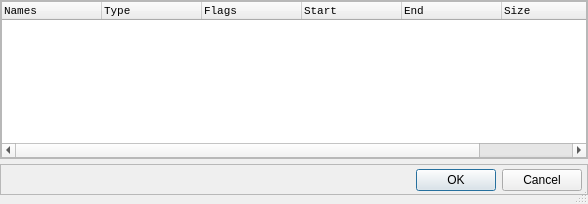
<?xml version="1.0" encoding="UTF-8"?>
<ui version="4.0">
 <class>Dialog</class>
 <widget class="QDialog" name="Dialog">
  <property name="windowModality">
   <enum>Qt::WindowModal</enum>
  </property>
  <property name="geometry">
   <rect>
    <x>0</x>
    <y>0</y>
    <width>588</width>
    <height>204</height>
   </rect>
  </property>
  <property name="sizePolicy">
   <sizepolicy hsizetype="Preferred" vsizetype="Preferred">
    <horstretch>0</horstretch>
    <verstretch>0</verstretch>
   </sizepolicy>
  </property>
  <property name="minimumSize">
   <size>
    <width>400</width>
    <height>120</height>
   </size>
  </property>
  <property name="sizeIncrement">
   <size>
    <width>0</width>
    <height>0</height>
   </size>
  </property>
  <property name="baseSize">
   <size>
    <width>0</width>
    <height>0</height>
   </size>
  </property>
  <property name="font">
   <font>
    <family>Tahoma</family>
   </font>
  </property>
  <property name="windowTitle">
   <string notr="true"/>
  </property>
  <property name="sizeGripEnabled">
   <bool>true</bool>
  </property>
  <property name="modal">
   <bool>true</bool>
  </property>
  <layout class="QVBoxLayout" name="verticalLayout">
   <property name="spacing">
    <number>5</number>
   </property>
   <property name="sizeConstraint">
    <enum>QLayout::SetDefaultConstraint</enum>
   </property>
   <property name="leftMargin">
    <number>0</number>
   </property>
   <property name="topMargin">
    <number>0</number>
   </property>
   <property name="rightMargin">
    <number>0</number>
   </property>
   <property name="bottomMargin">
    <number>9</number>
   </property>
   <item>
    <widget class="QFrame" name="topFrame">
     <property name="sizePolicy">
      <sizepolicy hsizetype="Expanding" vsizetype="Expanding">
       <horstretch>0</horstretch>
       <verstretch>0</verstretch>
      </sizepolicy>
     </property>
     <property name="frameShape">
      <enum>QFrame::StyledPanel</enum>
     </property>
     <property name="frameShadow">
      <enum>QFrame::Raised</enum>
     </property>
     <layout class="QHBoxLayout" name="horizontalLayout_2">
      <property name="spacing">
       <number>0</number>
      </property>
      <property name="margin">
       <number>0</number>
      </property>
      <item>
       <widget class="QTableWidget" name="segmentTable">
        <property name="enabled">
         <bool>true</bool>
        </property>
        <property name="sizePolicy">
         <sizepolicy hsizetype="Expanding" vsizetype="Expanding">
          <horstretch>0</horstretch>
          <verstretch>0</verstretch>
         </sizepolicy>
        </property>
        <property name="maximumSize">
         <size>
          <width>16777215</width>
          <height>16777215</height>
         </size>
        </property>
        <property name="font">
         <font>
          <family>Lucida Console</family>
          <pointsize>8</pointsize>
         </font>
        </property>
        <property name="toolTip">
         <string notr="true">Check the segment(s) you want to process.</string>
        </property>
        <property name="frameShape">
         <enum>QFrame::StyledPanel</enum>
        </property>
        <property name="frameShadow">
         <enum>QFrame::Plain</enum>
        </property>
        <property name="midLineWidth">
         <number>0</number>
        </property>
        <property name="editTriggers">
         <set>QAbstractItemView::NoEditTriggers</set>
        </property>
        <property name="tabKeyNavigation">
         <bool>false</bool>
        </property>
        <property name="showDropIndicator" stdset="0">
         <bool>false</bool>
        </property>
        <property name="dragDropOverwriteMode">
         <bool>false</bool>
        </property>
        <property name="selectionMode">
         <enum>QAbstractItemView::SingleSelection</enum>
        </property>
        <property name="selectionBehavior">
         <enum>QAbstractItemView::SelectRows</enum>
        </property>
        <property name="textElideMode">
         <enum>Qt::ElideRight</enum>
        </property>
        <property name="showGrid">
         <bool>false</bool>
        </property>
        <property name="wordWrap">
         <bool>false</bool>
        </property>
        <attribute name="horizontalHeaderHighlightSections">
         <bool>false</bool>
        </attribute>
        <attribute name="verticalHeaderVisible">
         <bool>false</bool>
        </attribute>
        <attribute name="verticalHeaderHighlightSections">
         <bool>false</bool>
        </attribute>
        <column>
         <property name="text">
          <string notr="true">Names</string>
         </property>
         <property name="toolTip">
          <string notr="true"/>
         </property>
         <property name="font">
          <font>
           <stylestrategy>PreferAntialias</stylestrategy>
          </font>
         </property>
         <property name="textAlignment">
          <set>AlignJustify|AlignBottom</set>
         </property>
        </column>
        <column>
         <property name="text">
          <string notr="true">Type</string>
         </property>
         <property name="toolTip">
          <string notr="true"/>
         </property>
         <property name="font">
          <font>
           <stylestrategy>PreferAntialias</stylestrategy>
          </font>
         </property>
         <property name="textAlignment">
          <set>AlignJustify|AlignBottom</set>
         </property>
        </column>
        <column>
         <property name="text">
          <string notr="true">Flags</string>
         </property>
         <property name="toolTip">
          <string notr="true"/>
         </property>
         <property name="font">
          <font>
           <stylestrategy>PreferAntialias</stylestrategy>
          </font>
         </property>
         <property name="textAlignment">
          <set>AlignJustify|AlignBottom</set>
         </property>
        </column>
        <column>
         <property name="text">
          <string notr="true">Start</string>
         </property>
         <property name="toolTip">
          <string notr="true"/>
         </property>
         <property name="font">
          <font>
           <stylestrategy>PreferAntialias</stylestrategy>
          </font>
         </property>
         <property name="textAlignment">
          <set>AlignJustify|AlignBottom</set>
         </property>
        </column>
        <column>
         <property name="text">
          <string notr="true">End</string>
         </property>
         <property name="toolTip">
          <string notr="true"/>
         </property>
         <property name="font">
          <font>
           <stylestrategy>PreferAntialias</stylestrategy>
          </font>
         </property>
         <property name="textAlignment">
          <set>AlignJustify|AlignBottom</set>
         </property>
        </column>
        <column>
         <property name="text">
          <string notr="true">Size</string>
         </property>
         <property name="toolTip">
          <string notr="true"/>
         </property>
         <property name="font">
          <font>
           <stylestrategy>PreferAntialias</stylestrategy>
          </font>
         </property>
         <property name="textAlignment">
          <set>AlignJustify|AlignBottom</set>
         </property>
        </column>
       </widget>
      </item>
     </layout>
    </widget>
   </item>
   <item>
    <widget class="QFrame" name="bottomFrame">
     <property name="sizePolicy">
      <sizepolicy hsizetype="Preferred" vsizetype="Fixed">
       <horstretch>0</horstretch>
       <verstretch>0</verstretch>
      </sizepolicy>
     </property>
     <property name="frameShape">
      <enum>QFrame::StyledPanel</enum>
     </property>
     <property name="frameShadow">
      <enum>QFrame::Raised</enum>
     </property>
     <layout class="QHBoxLayout" name="horizontalLayout">
      <property name="spacing">
       <number>0</number>
      </property>
      <property name="leftMargin">
       <number>0</number>
      </property>
      <property name="topMargin">
       <number>4</number>
      </property>
      <property name="rightMargin">
       <number>5</number>
      </property>
      <property name="bottomMargin">
       <number>3</number>
      </property>
      <item>
       <spacer name="horizontalSpacer">
        <property name="orientation">
         <enum>Qt::Horizontal</enum>
        </property>
        <property name="sizeHint" stdset="0">
         <size>
          <width>40</width>
          <height>20</height>
         </size>
        </property>
       </spacer>
      </item>
      <item>
       <widget class="QDialogButtonBox" name="buttonBox">
        <property name="sizePolicy">
         <sizepolicy hsizetype="Fixed" vsizetype="Expanding">
          <horstretch>0</horstretch>
          <verstretch>0</verstretch>
         </sizepolicy>
        </property>
        <property name="orientation">
         <enum>Qt::Horizontal</enum>
        </property>
        <property name="standardButtons">
         <set>QDialogButtonBox::Cancel|QDialogButtonBox::Ok</set>
        </property>
        <property name="centerButtons">
         <bool>false</bool>
        </property>
       </widget>
      </item>
     </layout>
    </widget>
   </item>
  </layout>
 </widget>
 <connections>
  <connection>
   <sender>buttonBox</sender>
   <signal>accepted()</signal>
   <receiver>Dialog</receiver>
   <slot>accept()</slot>
   <hints>
    <hint type="sourcelabel">
     <x>449</x>
     <y>182</y>
    </hint>
    <hint type="destinationlabel">
     <x>391</x>
     <y>203</y>
    </hint>
   </hints>
  </connection>
  <connection>
   <sender>buttonBox</sender>
   <signal>rejected()</signal>
   <receiver>Dialog</receiver>
   <slot>reject()</slot>
   <hints>
    <hint type="sourcelabel">
     <x>546</x>
     <y>180</y>
    </hint>
    <hint type="destinationlabel">
     <x>501</x>
     <y>203</y>
    </hint>
   </hints>
  </connection>
 </connections>
 <slots>
  <slot>onDoubleClickRow()</slot>
 </slots>
</ui>
